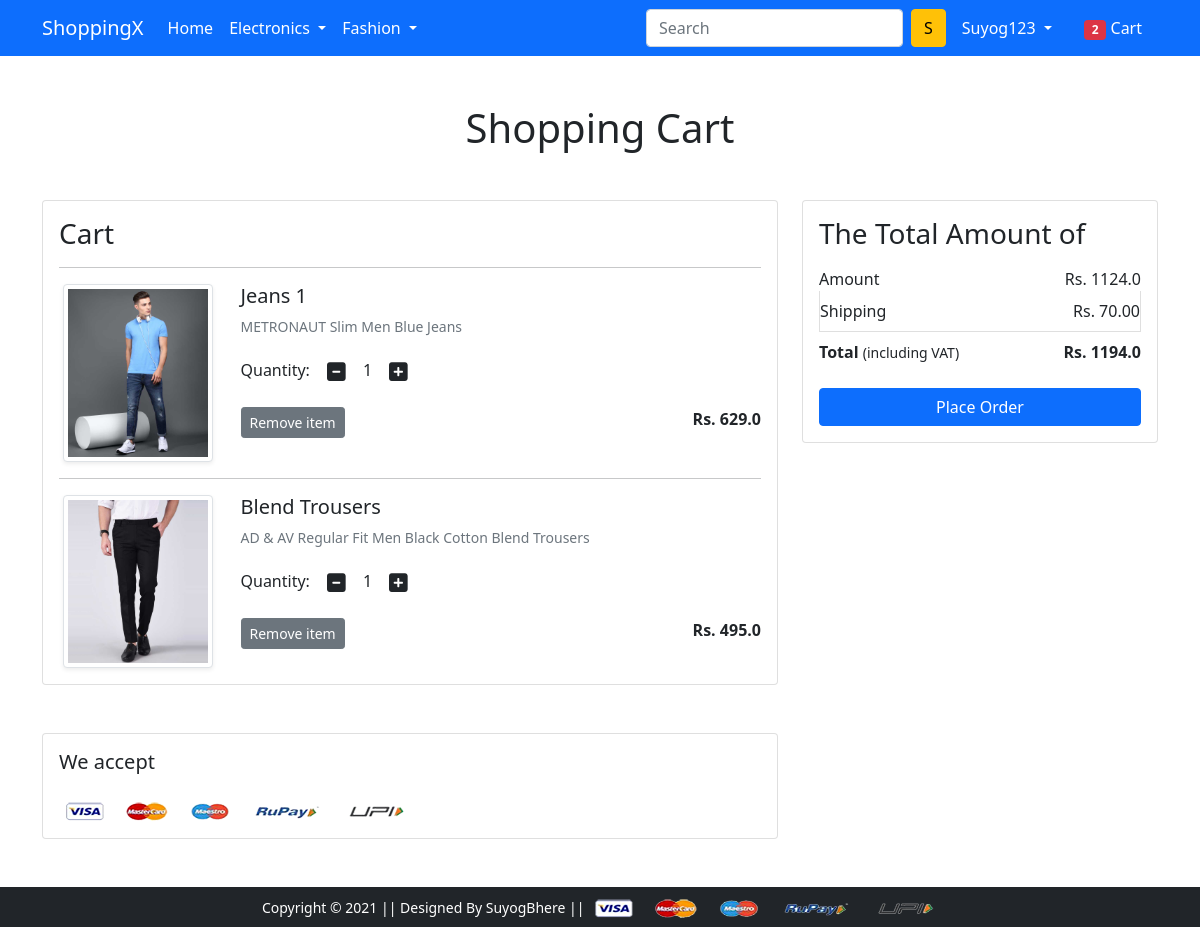
The app's page /cart/ (signed in) with its own data.
### app/models.py (models this page shows, shortened)
class Cart(models.Model):
    user=models.ForeignKey(User,on_delete=models.CASCADE)
    product=models.ForeignKey(Product,on_delete=models.CASCADE)
    quantity=models.PositiveIntegerField(default=1)
    def __str__(self):
        return str(self.id)

class Product(models.Model):
    title=models.CharField(max_length=100)
    selling_price=models.FloatField()
    discounted_price=models.FloatField()
    discription=models.TextField()
    brand=models.CharField(max_length=100)
    category=models.CharField(choices=CATEGORY_CHOICES,max_length=2)
    product_image=models.ImageField(upload_to='productimg')

### app/views.py (the view)
# urls.py: path('cart/',views.show_cart,name='showcart'),
@login_required
def show_cart(request):
    if request.user.is_authenticated:
        user=request.user
        cart=Cart.objects.filter(user=user)
        totalitem = 0
        amount=0.0
        shipping_amount=70.0
        total_amount=0.0
        cart_product=[p for p in Cart.objects.all() if p.user == user]
        print(cart_product)
        if request.user.is_authenticated:
            totalitem = len(Cart.objects.filter(user=request.user))
        if cart_product:
            for p in cart_product:
                tempamount=(p.quantity * p.product.discounted_price)
                amount+=tempamount
                totalamount = amount + shipping_amount
            return render(request, 'app/addtocart.html',{'carts':cart,'totalamount':totalamount,'amount':amount,'totalitem':totalitem})
        else:
            return render(request,'app/emptycart.html')

### app/templates/app/addtocart.html (shortened to what this page needs)
{% extends 'app/base.html' %}
{% load static %}
{% block main-content %}
<div class="container my-5">
 <div class="row">
  <h1 class="text-center mb-5">Shopping Cart</h1>
  <div class="col-sm-8">
  <div class="card">
   <div class="card-body">
    <h3>Cart</h3>
    {% for cart in carts %}
    <hr>
    <div class="row">
     <div class="col-sm-3 text-center align-self-center"><img src="{{cart.product.product_image.url}}" alt="" srcset="" class="img-fluid img-thumbnail shadow-sm" height="150" width="150"> </div>
     <div class="col-sm-9">
      <div>
       <h5>{{cart.product.title}}</h5>
       <p class="mb-2 text-muted small">{{cart.product.discription}}</p>
       <div class="my-3">
        <label for="quantity">Quantity:</label>
        <a class="minus-cart btn" pid="{{cart.product.id}}"><i class="fas fa-minus-square fa-lg"></i></a>
          <span id="quantity">{{cart.quantity}}</span>
        <a class="plus-cart btn" pid="{{cart.product.id}}"><i class="fas fa-plus-square fa-lg"></i></a>
       </div>
       <div class="d-flex justify-content-between">
        <a href="#" class="btn btn-sm btn-secondary mr-3 remove-cart" pid="{{cart.product.id}}">Remove item </a>
        <p class="mb-0"><span><strong>Rs. {{cart.product.discounted_price}}</strong></span></p>
       </div>
      </div>
     </div>
    </div>
    {% endfor %}
   </div>
   </div>
  </div>
  <div class="col-sm-4">
   <div class="card">
    <div class="card-body">
      <h3>The Total Amount of</h3>
      <ul class="list-group">
       <li class="list-group-item d-flex justify-content-between align-items-center border-0 px-0 pb-0">Amount<span>Rs. <span id='amount'>{{amount}}</span></span></li>
       <li class="list-group-item d-flex justify-content-between align-items-center px-0">Shipping<span>Rs. 70.00</span></li>
       <li class="list-group-item d-flex justify-content-between align-items-center border-0 px-0 mb-3">
        <div>
           <strong>Total</strong> <small>(including VAT)</small>
         </div>
         <span><strong>Rs. <strong id='totalamount'>{{totalamount}}</strong></strong></span>
       </li>
      </ul>
      <div class="d-grid"><a href="{% url 'checkout' %}" class="btn btn-primary">Place Order</a></div>
    </div>
   </div>
  </div>
 </div>
</div>
<div class="container">
 <div class="row">
  <div class="col-sm-8">
   <div class="card">
    <div class="card-body">
      <h5 class="mb-4">We accept</h5>
      <img src="{% static 'app/images/payment.png' %}" alt="" class="img-fluid">
    </div>
  </div>
  </div>
 </div>
</div>
{% endblock main-content %}

### app/templates/app/base.html (shortened to what this page needs)
<!doctype html>
{% load static %}
<html lang="en">
  <head>
    <link rel="stylesheet" href="{% static 'app/css/owl.carousel.min.css' %}">
    <link rel="stylesheet" href="{% static 'app/css/all.min.css' %}">
    <link rel="stylesheet" href="{% static 'app/css/style.css' %}">
    <link rel="stylesheet" href="{% static 'app/css/bootstrap.css' %}">
  </head>
  <body>
    <nav class="navbar navbar-expand-lg navbar-dark bg-primary">
     <div class="container">
       <a class="navbar-brand" href="/">ShoppingX</a>
       <div class="collapse navbar-collapse" id="navbarSupportedContent">
         <ul class="navbar-nav me-auto mb-2 mb-lg-0">
           <li class="nav-item">
             <a class="nav-link active" aria-current="page" href="/">Home</a>
           </li>
           <li class="nav-item dropdown">
             <a class="nav-link dropdown-toggle text-white" href="#" id="electronicsDropdown" role="button" data-bs-toggle="dropdown" aria-expanded="false">
               Electronics
             </a>
           </li>
           <li class="nav-item dropdown">
             <a class="nav-link dropdown-toggle text-white" href="#" id="fashionDropdown" role="button" data-bs-toggle="dropdown" aria-expanded="false">
               Fashion
             </a>
           </li>
         </ul>
         <form class="d-flex">
           <input class="form-control me-2" type="search" placeholder="Search" aria-label="Search">
           <button class="btn btn-warning" type="submit">S</button>
         </form>
         <div>
          <ul class="navbar-nav me-auto mb-2 mb-lg-0">
          {% if request.user.is_authenticated %}
           <li class="nav-item dropdown mx-2">
              <a class="nav-link dropdown-toggle text-white" href="#" id="profileDropdown" role="button" data-bs-toggle="dropdown" aria-expanded="false">
                {{request.user|capfirst}}
              </a>
            </li>
            <li class="nav-item mx-2">
             <a href="{% url 'showcart' %}" class="nav-link text-white"><span class="badge bg-danger">{{totalitem}}</span> Cart </a>
            </li>
          {% endif %}
          </ul>
         </div>
       </div>
     </div>
    </nav>
    {% block main-content %} {% endblock main-content %}
    <footer class="container-fluid bg-dark text-center p-2 mt-5">
        <small class="text-white">Copyright &copy; 2021 || Designed By SuyogBhere || </small>
        <img src="{% static 'app/images/payment.png' %}" alt="" srcset="" class="img-fluid" height="2px">
    </footer>
  </body>
</html>

### records on screen
Cart: product.product_image (picture), product "Jeans 1", product.discription "METRONAUT Slim Men Blue Jeans", quantity "1", product.discounted_price "629.0"
Cart: product.product_image (picture), product "Blend Trousers", product.discription "AD & AV Regular Fit Men Black Cotton Blend Trousers", quantity "1", product.discounted_price "495.0"

### other values on screen
{{ request.user|capfirst }} "Suyog123"
{{ totalitem }} "2"
{{ amount }} "1124.0"
{{ totalamount }} "1194.0"
